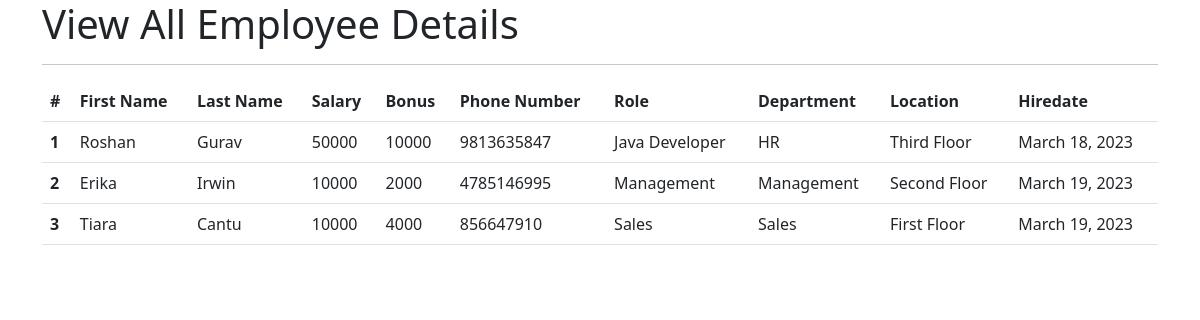
The app's page /all_emp with its own data.
### emp_app/models.py (models this page shows, shortened)
class Employee(models.Model):
    first_name = models.CharField(max_length=100, null=False)
    last_name = models.CharField(max_length=100)
    dept = models.ForeignKey(Department, on_delete = models.CASCADE)
    salary = models.IntegerField(default=0)
    bonus = models.IntegerField(default=0)
    role = models.ForeignKey(Role, on_delete=models.CASCADE)
    phone = models.IntegerField(default=0)
    hire_date = models.DateField()
    def __str__(self):
        return "%s %s %s" %(self.first_name, self.last_name, self.phone)

class Role(models.Model):
    name = models.CharField(max_length=100,null=False)

class Department(models.Model):
    name = models.CharField(max_length=100,null=False)
    location = models.CharField(max_length=100)

### emp_app/views.py (the view)
# urls.py: path('all_emp', views.all_emp, name = 'all_emp'),
def all_emp(request):
    emps = Employee.objects.all()
    context = {
        'emps' : emps
    }
    print(context)
    return render(request,'all_emp.html', context)

### emp_app/templates/all_emp.html (shortened to what this page needs)
<!doctype html>
<html lang="en">
  <head>
    <link href="https://cdn.jsdelivr.net/npm/bootstrap@5.3.0-alpha1/dist/css/bootstrap.min.css" rel="stylesheet">
  </head>
  <body>
    <div class="container">
        <h1>View All Employee Details</h1>
        <hr>
        <table class="table table-hover">
          <thead>
            <tr>
              <th scope="col">#</th>
              <th scope="col">First Name</th>
              <th scope="col">Last Name</th>
              <th scope="col">Salary</th>
              <th scope="col">Bonus</th>
              <th scope="col">Phone Number</th>
              <th scope="col">Role</th>
              <th scope="col">Department</th>
              <th scope="col">Location</th>
              <th scope="col">Hiredate</th>
            </tr>
          </thead>
          {% for emp in emps %}
          <tbody>
            <tr>
              <th scope="row">{{emp.id}}</th>
              <td>{{emp.first_name}}</td>
              <td>{{emp.last_name}}</td>
              <td>{{emp.salary}}</td>
              <td>{{emp.bonus}}</td>
              <td>{{emp.phone}}</td>
              <td>{{emp.role.name}}</td>
              <td>{{emp.dept.name}}</td>
              <td>{{emp.dept.location}}</td>
              <td>{{emp.hire_date}}</td>
            </tr>
          </tbody>
          {% endfor %}
        </table>
    </div>
  </body>
</html>

### records on screen
Employee: id "1", first_name "Roshan", last_name "Gurav", salary "50000", bonus "10000", phone "9813635847", role.name "Java Developer", dept.name "HR", dept.location "Third Floor", hire_date "March 18, 2023"
Employee: id "2", first_name "Erika", last_name "Irwin", salary "10000", bonus "2000", phone "4785146995", role.name "Management", dept.name "Management", dept.location "Second Floor", hire_date "March 19, 2023"
Employee: id "3", first_name "Tiara", last_name "Cantu", salary "10000", bonus "4000", phone "856647910", role.name "Sales", dept.name "Sales", dept.location "First Floor", hire_date "March 19, 2023"
